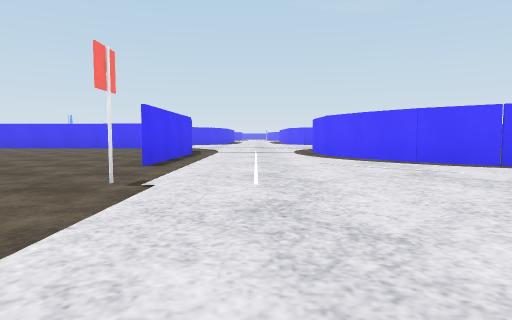
[1] (above)

16 first-person views from a walk through a world built for the Webots simulator. The camera is 0.72 m above the floor, tilts 4° down and sees 75° across. The floor is counted in squares, 2.5 m on a side. Each view is taken from the middle of a square. On the plan, view 1 faces up. The plan holds only what a view shows up to about 9 squares ahead; the rest is blank. The place goes on beyond the plan. Robots are left out. Simple shapes and patterns stand in for the simulator's stock objects.

[2]
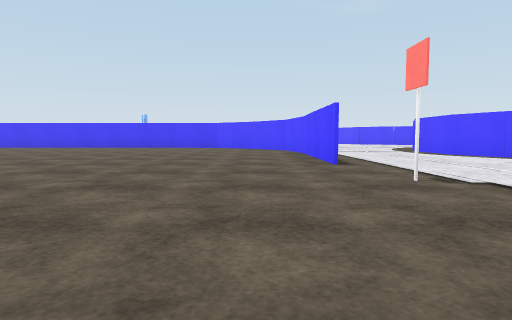

[3]
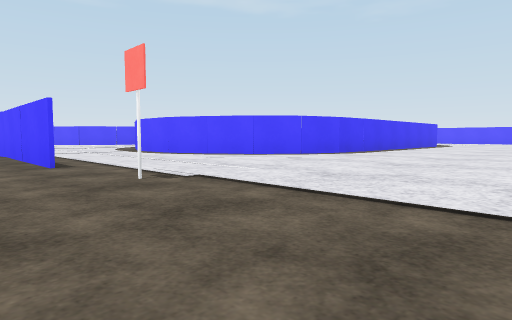

[4]
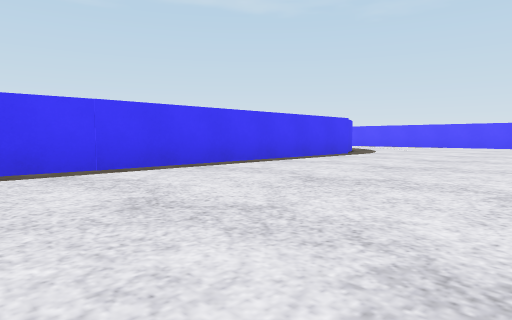

[5]
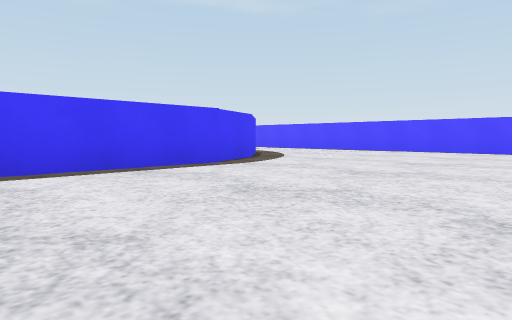

[6]
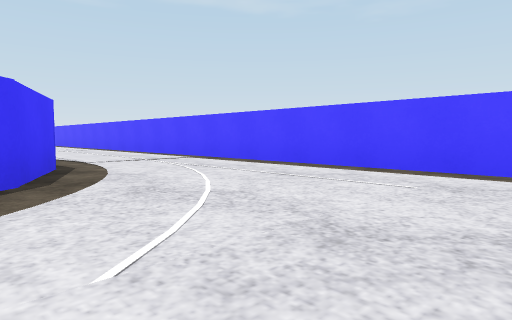

[7]
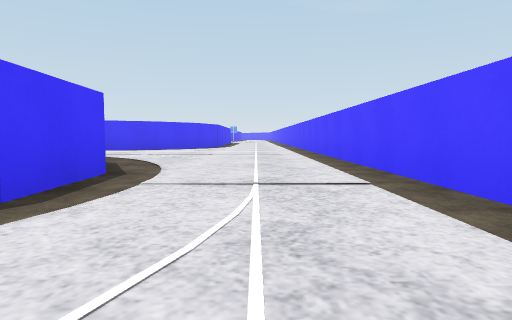

[8]
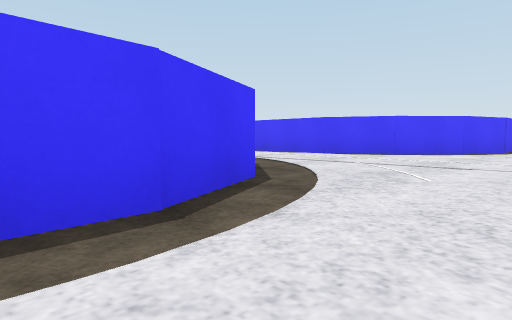

[9]
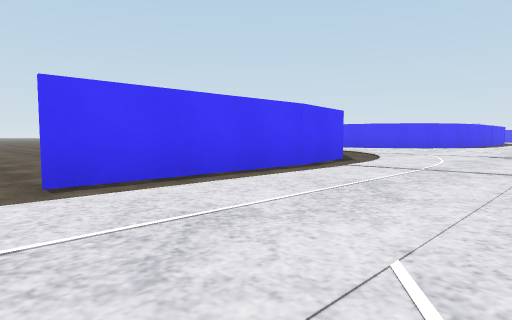

[10]
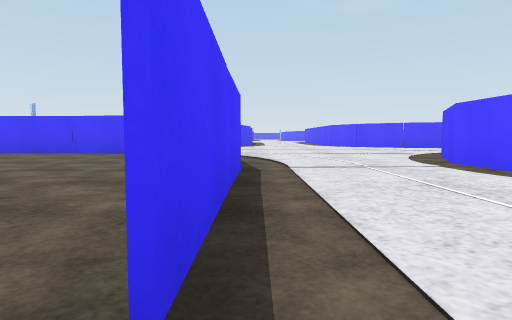

[11]
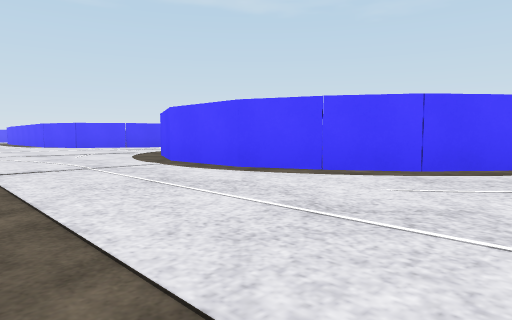

[12]
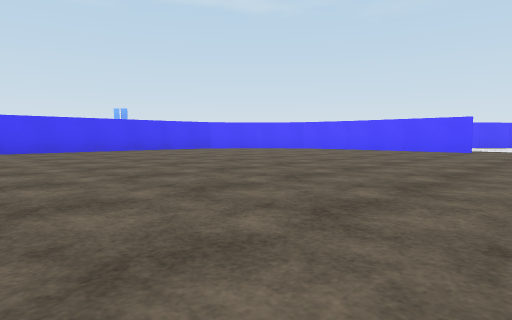

[13]
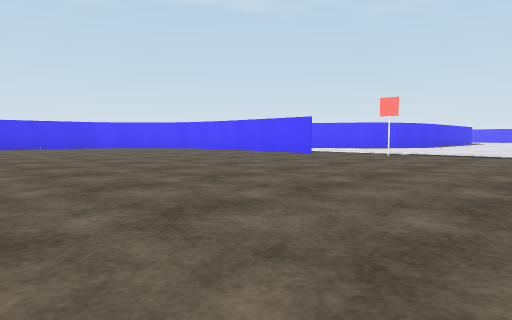

[14]
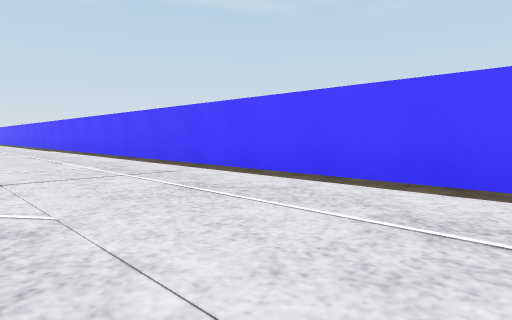

[15]
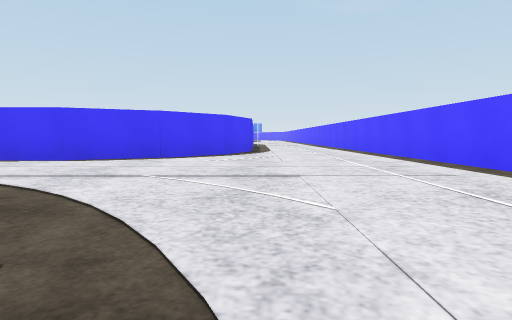

[16]
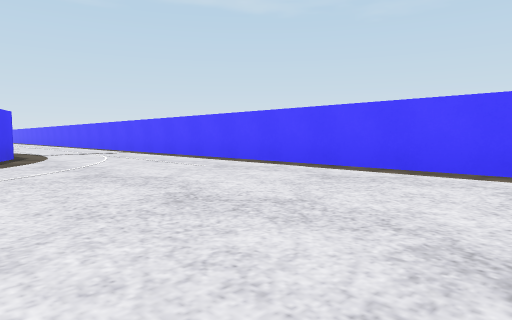

### Floor plan
Points are (right, up) in squares from view 1. A wall is a line through its corners. A room is listed if a view was taken in it or the views show most of it. See-through windows are left out.
Room 1 (views 1, 2, 3, 4, 5, 6, 7, 8, 9, 10, 11, 12, 13, 14, 15, 16)
walls: (3.4, 3.2) (2.6, 3.4) (1.8, 4); (-1.2, 3.4) (-1.2, 5.9); (-1.1, 5.7) (-1.4, 7) (-2.1, 8); (-2, 7.8) (-3, 8.6) (-4.2, 8.7); (9.5, 3.6) (8.4, 3.1) (3.2, 3.1); (3.7, 11.1) (2.7, 11.5); (-4.1, 8.7) (-8.5, 8.7); (10.2, 7.8) (10.8, 6.6) (10.9, 5.5) (10.4, 4.4) (9.9, 3.9); (13.1, 0.4) (13.1, 11.6); (10.5, 12.4) (9.7, 11.6) (8.6, 11) (6.9, 11)
ways out: opening at (0, 4); opening at (2, 10); opening at (12, 12)
objects: road sign (-1, 2)

Where each view was taken, in squares from view 1:
view 1: 0 up, 0 right, facing up
view 2: 0 up, 2 left, facing up
view 3: 0 up, 2 left, facing up-right
view 4: 0 up, 3 right, facing up-right
view 5: 0 up, 6 right, facing up-right
view 6: 2 up, 10 right, facing up-right
view 7: 4 up, 12 right, facing up
view 8: 6 up, 12 right, facing up-left
view 9: 3 up, 1 right, facing up-left
view 10: 3 up, 1 left, facing up
view 11: 3 up, 1 left, facing up-right
view 12: 2 up, 8 left, facing up-right
view 13: 0 up, 6 left, facing up-right
view 14: 7 up, 11 right, facing up-right
view 15: 7 up, 11 right, facing up
view 16: 0 up, 10 right, facing up-right
